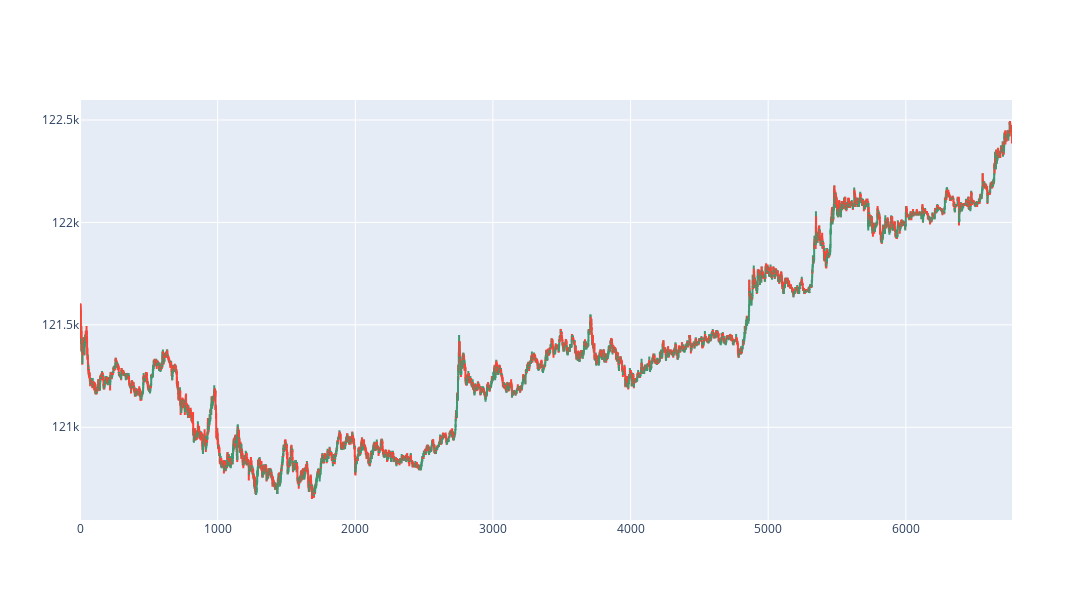

Notebook source saved alongside this figure:
### Code cell
def plot_chart():
    fig = go.Figure(
        data=go.Ohlc(
            open=ohlc["open"],
            high=ohlc["high"],
            low=ohlc["low"],
            close=ohlc["close"],
        )
    )

    fig.update(layout_xaxis_rangeslider_visible=False)

    fig.update_layout(
        autosize=True,
        width=1500,
        height=600,
    )

    return fig


plot_chart()

### Figure 1 — Plotly figure (JSON) as saved in the notebook; plotly's stock layout.template omitted (floating-point values rounded to 4 significant figures; data arrays with more than 128 entries replaced by an {"elided": "..."} marker saying what was removed)
{"data": [{"close": {"elided": "6772 int values"}, "high": {"elided": "6772 int values"}, "low": {"elided": "6772 int values"}, "open": {"elided": "6772 int values"}, "type": "ohlc"}], "layout": {"autosize": true, "height": 600, "width": 1500, "xaxis": {"rangeslider": {"visible": false}}}}
